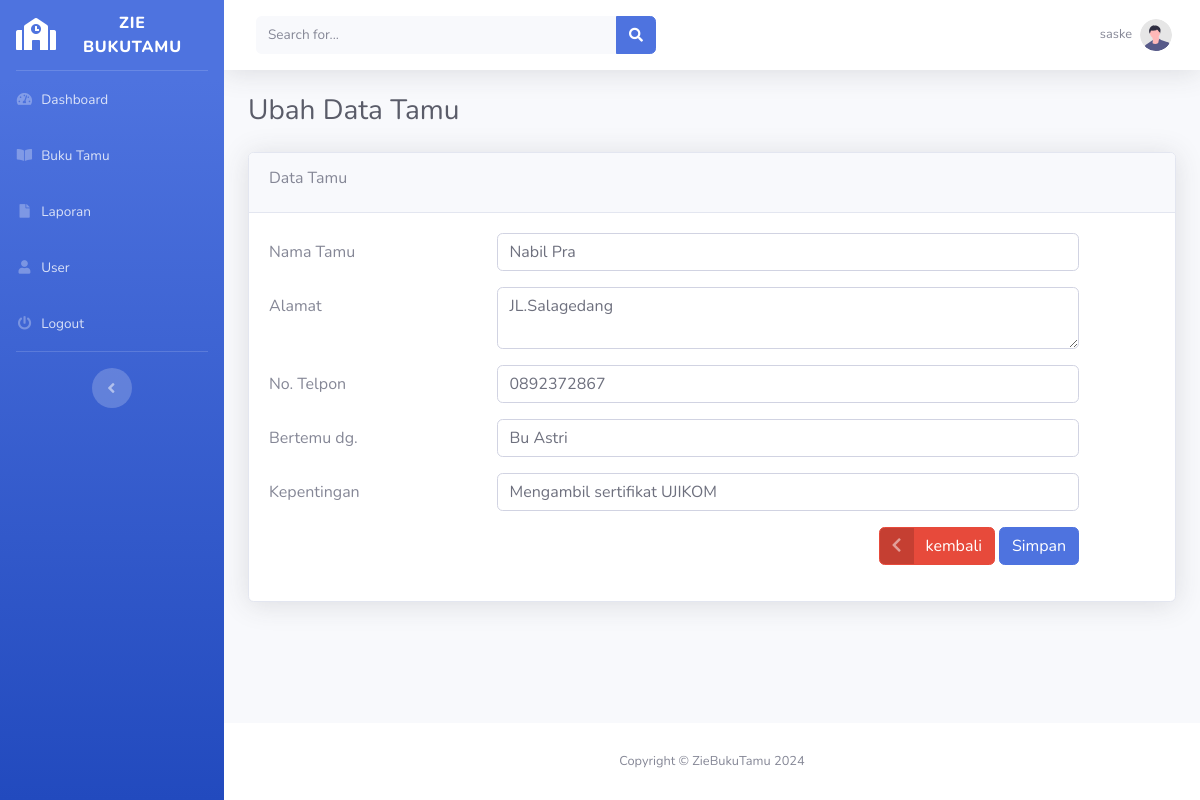
Screenshot of /edit-tamu.php?id=2 (signed in) with the database file from the repository.
### tables this page shows
CREATE TABLE `buku_tamu` (
  `id_tamu` varchar(5) NOT NULL,
  `tanggal` date NOT NULL,
  `nama_tamu` varchar(225) NOT NULL,
  `alamat` text NOT NULL,
  `no_hp` varchar(13) NOT NULL,
  `bertemu` varchar(225) NOT NULL,
  `kepentingan` varchar(225) NOT NULL
);

### function.php (called while the page is built, shortened)
<?php
require_once('koneksi.php');
function query($query)
{
    global $koneksi;
    $result = mysqli_query($koneksi, $query);
    $rows = [];
    while ($row = mysqli_fetch_assoc($result)) {
        $rows[] = $row;
    }
    return $rows;
}

### edit-tamu.php (the view, shortened to what this page needs)
<?php
include_once('templates/header.php');
require_once('function.php');
if (isset($_GET['id'])) {
    $id_tamu = $_GET['id'];
    $data = query("SELECT * FROM buku_tamu WHERE id_tamu = '$id_tamu'")[0];
}
?>
<div class="container-fluid">
    <h1 class="h3 mb-4 text-gray-800">Ubah Data Tamu</h1>
    <div class="card shadow mb-4">
        <div class="card-header py-3">
            <h6>Data Tamu</h6>
        </div>
        <div class="card-body">
            <form method="post" action="">
                <div class="form-group row">
                    <label for="nama_tamu" class="col-sm-3 col-form-label">Nama Tamu</label>
                    <div class="col-sm-8">
                        <input type="text" class="form-control" id="nama_tamu" name="nama_tamu" value="<?= $data['nama_tamu'] ?>">
                    </div>
                </div>
                <div class="form-group row">
                    <label for="alamat" class="col-sm-3 col-form-label">Alamat</label>
                    <div class=" col-sm-8">
                        <textarea class="form-control" id="alamat" name="alamat"><?= $data['alamat'] ?></textarea>
                    </div>
                </div>
                <div class="form-group row">
                    <label for="no_hp" class="col-sm-3 col-form-label">No. Telpon</label>
                    <div class=" col-sm-8">
                        <input type="text" class="form-control" id="no_hp" name="no_hp" value="<?= $data['no_hp'] ?>">
                    </div>
                </div>
                <div class="form-group row">
                    <label for="bertemu" class="col-sm-3 col-form-label">Bertemu dg. </label>
                    <div class=" col-sm-8">
                        <input type="text" class="form-control" id="bertemu" name="bertemu" value="<?= $data['bertemu'] ?>">
                    </div>
                </div>
                <div class="form-group row">
                    <label for="kepentingan" class="col-sm-3 col-form-label">Kepentingan</label>
                    <div class=" col-sm-8">
                        <input type="text" class="form-control" id="kepentingan" name="kepentingan" value="<?= $data['kepentingan'] ?>">
                    </div>
                </div>
                <div class="form-group row">
                    <label for="" class="col-sm-3 col-form-label"></label>
                    <div class="col-sm-8 d-flex justify-content-end">
                        <div>
                            <a type="button" class="btn btn-danger btn-icon-split" href="buku-tamu.php">
                                <span class="icon text-white-50">
                                    <i class="fas fa-chevron-left"></i>
                                </span>
                                <span class="text">kembali</span>
                            </a>
                            <button type="submit" name="simpan" class="btn btn-primary">Simpan</button>
                        </div>
                    </div>
                </div>
            </form>
        </div>
    </div>
</div>
<?php
include_once('templates/footer.php');
?>

### rows the page displays
buku_tamu: nama_tamu "Nabil Pra", alamat "JL.Salagedang", no_hp "0892372867", bertemu "Bu Astri", kepentingan "Mengambil sertifikat UJIKOM"

### other values shown
$_SESSION['username'] "saske"
